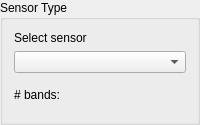
      <widget class="QGroupBox" name="groupBox_2">
       <property name="whatsThis">
        <string>&lt;html&gt;&lt;head/&gt;&lt;body&gt;&lt;p&gt;Specify sensor output for the Look-up-table. &amp;quot;Original&amp;quot; will retain the spectral configuration of the selected model&lt;/p&gt;&lt;/body&gt;&lt;/html&gt;</string>
       </property>
       <property name="title">
        <string>Sensor Type</string>
       </property>
       <layout class="QVBoxLayout" name="verticalLayout_2">
        <item>
         <widget class="QLabel" name="label_17">
          <property name="text">
           <string>Select sensor</string>
          </property>
         </widget>
        </item>
        <item>
         <widget class="QComboBox" name="SType_combobox"/>
        </item>
        <item>
         <widget class="QFrame" name="frame_5">
          <property name="frameShape">
           <enum>QFrame::NoFrame</enum>
          </property>
          <property name="frameShadow">
           <enum>QFrame::Plain</enum>
          </property>
          <layout class="QHBoxLayout" name="horizontalLayout_60">
           <property name="leftMargin">
            <number>0</number>
           </property>
           <property name="rightMargin">
            <number>0</number>
           </property>
           <property name="bottomMargin">
            <number>9</number>
           </property>
           <item>
            <widget class="QLabel" name="label_18">
             <property name="text">
              <string># bands:</string>
             </property>
            </widget>
           </item>
           <item>
            <widget class="QLabel" name="lblNoBands">
             <property name="font">
              <font>
               <weight>75</weight>
               <bold>true</bold>
              </font>
             </property>
             <property name="text">
              <string/>
             </property>
             <property name="alignment">
              <set>Qt::AlignRight|Qt::AlignTrailing|Qt::AlignVCenter</set>
             </property>
            </widget>
           </item>
          </layout>
         </widget>
        </item>
       </layout>
      </widget>
